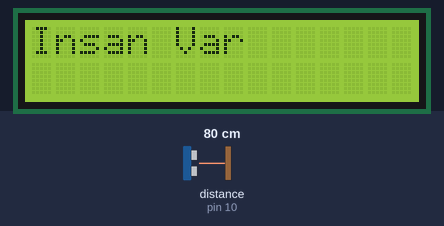
Recording of a sketch running on a simulated Arduino Uno, built with avr-gcc and run on an emulated ATmega328P. On the bench: 16×2 character LCD. Wiring (inferred from the names in the program): ultrasonic range finder: trigger pin 9; echo pin 10. The inputs (shaded band) are chosen by the test bench; at power-on: distance to the obstacle (sensor on pin 10) 80 cm. The echo pulse lasts 58.3 µs per cm.

Above: at 1.2 s.
1.3 s: distance to the obstacle (sensor on pin 10) set to 250 cm
At 1.8 s:
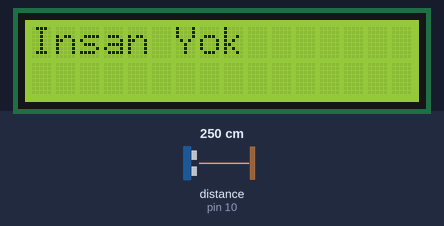
2.8 s: distance to the obstacle (sensor on pin 10) set to 2 cm
At 3.3 s:
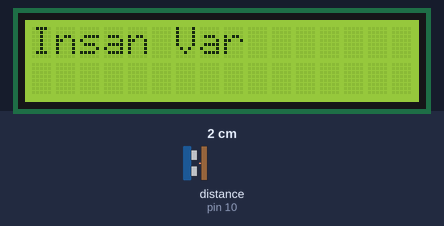
4.3 s: distance to the obstacle (sensor on pin 10) set to 299 cm
At 5.2 s:
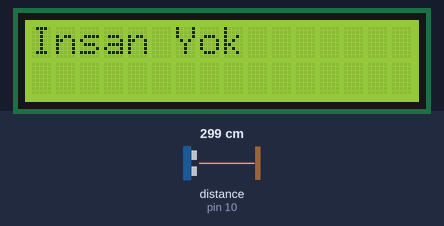
Timing chart, 0 to 7.3 s (numbered marks = the images above; inputs shaded):
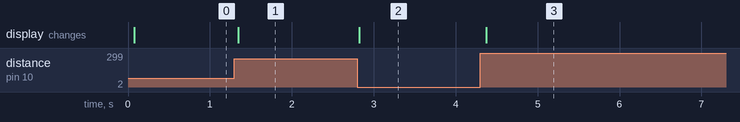

The sketch:

insan_sensoru1.ino
```cpp
#include <Wire.h>
#include <LiquidCrystal_I2C.h>

LiquidCrystal_I2C lcd(0x27, 16, 2);

const int trigPin = 9;
const int echoPin = 10;

long mesafe;
int insanDurumu = 0;

void setup() {
  Serial.begin(9600);
  lcd.init();
  lcd.backlight();
  pinMode(trigPin, OUTPUT);
  pinMode(echoPin, INPUT);

}

void loop() {
  digitalWrite(trigPin, HIGH);
  delayMicroseconds(10);
  digitalWrite(trigPin, LOW);

  mesafe = pulseIn(echoPin, HIGH) * 0.034 / 2;

  if(mesafe < 180){
    lcd.setCursor(0,0);
    lcd.print("Insan Var");
  }
  else{
    lcd.setCursor(0,0);
    lcd.print("Insan Yok");
  }
  delay(100);

}
```

Measured:
- after the input at 1.3 s, the display: changes after 0.05 s (image 1)
- after the input at 2.8 s, the display: changes at once (image 2)
- after the input at 4.3 s, the display: changes after 0.08 s (image 3)
